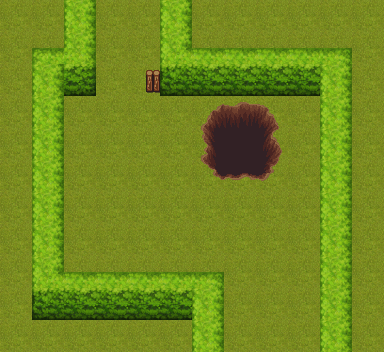

Tiled map render using the project's own tile images. Description and the map definition, with tile-layer contents summarised, below:
An orthogonal 12x11 tile map with 32x32 px tiles, 3 tile layers (ground1, ground2, terrain1), 2 tilesets and 14 objects (barrier1, portal2, portal1, portal3).

<map version="1.0" tiledversion="1.0.3" orientation="orthogonal" renderorder="right-up" width="12" height="11" tilewidth="32" tileheight="32" nextobjectid="18">
 <properties>
  <property name="music" value="THEME_EASTLANDS" />
 </properties>
 <tileset firstgid="1" source="terrain.tsx" />
 <tileset firstgid="1025" source="Celianna_TileA2.tsx" />
 <layer name="ground1" width="12" height="11">
  <data>[132 cells, 132 non-empty, 1 distinct tile ids]</data>
 </layer>
 <layer name="ground2" width="12" height="11">
  <data>[132 cells, 43 non-empty, 18 distinct tile ids]</data>
 </layer>
 <layer name="terrain1" width="12" height="11">
  <data>[132 cells, 11 non-empty, 5 distinct tile ids]</data>
 </layer>
 <objectgroup name="zindex">
  <object id="13" x="147" y="74">
   <polygon points="0,0 0,16 15,16 15,-3" />
  </object>
  <object id="14" x="30" y="269">
   <polygon points="0,0 156,0 193,3 193,51 0,53" />
  </object>
 </objectgroup>
 <objectgroup name="collision">
  <object id="5" x="212" y="335">
   <polygon points="10,2 10,17 110,16 108,2" />
  </object>
  <object id="6" x="162" y="35">
   <polygon points="-1,-6 0,63 223,61 224,-4" />
  </object>
  <object id="7" x="33" y="33">
   <polygon points="-30,-1 63,0 63,62 -34,63" />
  </object>
  <object id="8" x="80" y="92">
   <polygon points="-16,-28 -17,262 -81,260 -79,-28" />
  </object>
  <object id="10" x="211" y="354">
   <polygon points="11,0 12,-59 -147,-57 -149,-3" />
  </object>
  <object id="11" x="303" y="73">
   <polygon points="19,-6 17,279 83,279 84,-8" />
  </object>
  <object id="12" x="148" y="82">
   <polygon points="0,0 0,8 15,8 15,-1" />
  </object>
  <object id="16" x="31" y="0">
   <polygon points="-31,-3 -30,33 353,33 354,0" />
  </object>
 </objectgroup>
 <objectgroup name="interactions">
  <object id="1" name="barrier1" x="98" y="63" width="32" height="32" />
  <object id="2" name="portal2" x="112" y="35" width="32" height="32" />
  <object id="3" name="portal1" x="254" y="298" width="32" height="32" />
  <object id="17" name="portal3" x="224" y="120" width="32" height="32" />
 </objectgroup>
</map>
